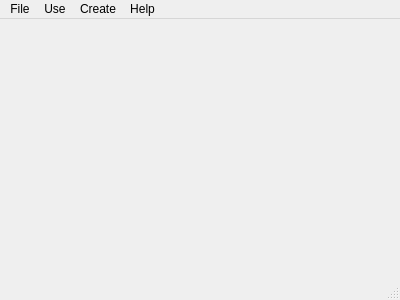
<?xml version="1.0" encoding="UTF-8"?>
<ui version="4.0">
 <class>QFlashCards</class>
 <widget class="QMainWindow" name="QFlashCards">
  <property name="geometry">
   <rect>
    <x>0</x>
    <y>0</y>
    <width>400</width>
    <height>300</height>
   </rect>
  </property>
  <property name="windowTitle">
   <string>QFlashCards</string>
  </property>
  <widget class="QWidget" name="centralWidget"/>
  <widget class="QMenuBar" name="menuBar">
   <property name="geometry">
    <rect>
     <x>0</x>
     <y>0</y>
     <width>400</width>
     <height>22</height>
    </rect>
   </property>
   <widget class="QMenu" name="menuFile">
    <property name="title">
     <string>File</string>
    </property>
    <addaction name="actionNew"/>
    <addaction name="actionLoad"/>
    <addaction name="actionSave"/>
    <addaction name="actionSave_As"/>
    <addaction name="separator"/>
    <addaction name="actionExit"/>
   </widget>
   <widget class="QMenu" name="menuUse">
    <property name="title">
     <string>Use</string>
    </property>
    <addaction name="actionReview"/>
    <addaction name="separator"/>
    <addaction name="actionFree_Responce"/>
   </widget>
   <widget class="QMenu" name="menuCreate">
    <property name="title">
     <string>Create</string>
    </property>
    <addaction name="actionNewCards"/>
    <addaction name="actionEdit_Cards"/>
   </widget>
   <widget class="QMenu" name="menuHelp">
    <property name="title">
     <string>Help</string>
    </property>
    <addaction name="separator"/>
    <addaction name="actionHelp"/>
    <addaction name="separator"/>
    <addaction name="actionLicense"/>
    <addaction name="actionAbout"/>
   </widget>
   <addaction name="menuFile"/>
   <addaction name="menuUse"/>
   <addaction name="menuCreate"/>
   <addaction name="menuHelp"/>
  </widget>
  <widget class="QStatusBar" name="statusBar"/>
  <action name="actionSave">
   <property name="text">
    <string>Save</string>
   </property>
   <property name="shortcut">
    <string>Ctrl+S</string>
   </property>
  </action>
  <action name="actionExit">
   <property name="text">
    <string>Exit</string>
   </property>
   <property name="shortcut">
    <string>Ctrl+Q</string>
   </property>
  </action>
  <action name="actionReview">
   <property name="text">
    <string>Review</string>
   </property>
   <property name="shortcut">
    <string>Ctrl+Shift+R</string>
   </property>
  </action>
  <action name="actionFree_Responce">
   <property name="text">
    <string>Quiz</string>
   </property>
   <property name="shortcut">
    <string>Ctrl+Shift+Return</string>
   </property>
  </action>
  <action name="actionNewCards">
   <property name="text">
    <string>New Cards</string>
   </property>
   <property name="shortcut">
    <string>Ctrl+Shift+N</string>
   </property>
  </action>
  <action name="actionHelp">
   <property name="icon">
    <iconset resource="assets.qrc">
     <normaloff>:/img/img/about.png</normaloff>:/img/img/about.png</iconset>
   </property>
   <property name="text">
    <string>Help</string>
   </property>
   <property name="shortcut">
    <string>F1</string>
   </property>
  </action>
  <action name="actionAbout">
   <property name="text">
    <string>About</string>
   </property>
  </action>
  <action name="actionNew">
   <property name="icon">
    <iconset resource="assets.qrc">
     <normaloff>:/img/img/IndexCard32.png</normaloff>:/img/img/IndexCard32.png</iconset>
   </property>
   <property name="text">
    <string>New</string>
   </property>
   <property name="shortcut">
    <string>Ctrl+N</string>
   </property>
  </action>
  <action name="actionLoad">
   <property name="text">
    <string>Load</string>
   </property>
   <property name="shortcut">
    <string>Ctrl+O</string>
   </property>
  </action>
  <action name="actionEdit_Cards">
   <property name="text">
    <string>Edit Cards</string>
   </property>
   <property name="shortcut">
    <string>Ctrl+Shift+E</string>
   </property>
  </action>
  <action name="actionLicense">
   <property name="text">
    <string>License</string>
   </property>
  </action>
  <action name="actionSave_As">
   <property name="text">
    <string>Save As</string>
   </property>
  </action>
 </widget>
 <layoutdefault spacing="6" margin="11"/>
 <resources>
  <include location="assets.qrc"/>
 </resources>
 <connections/>
</ui>
